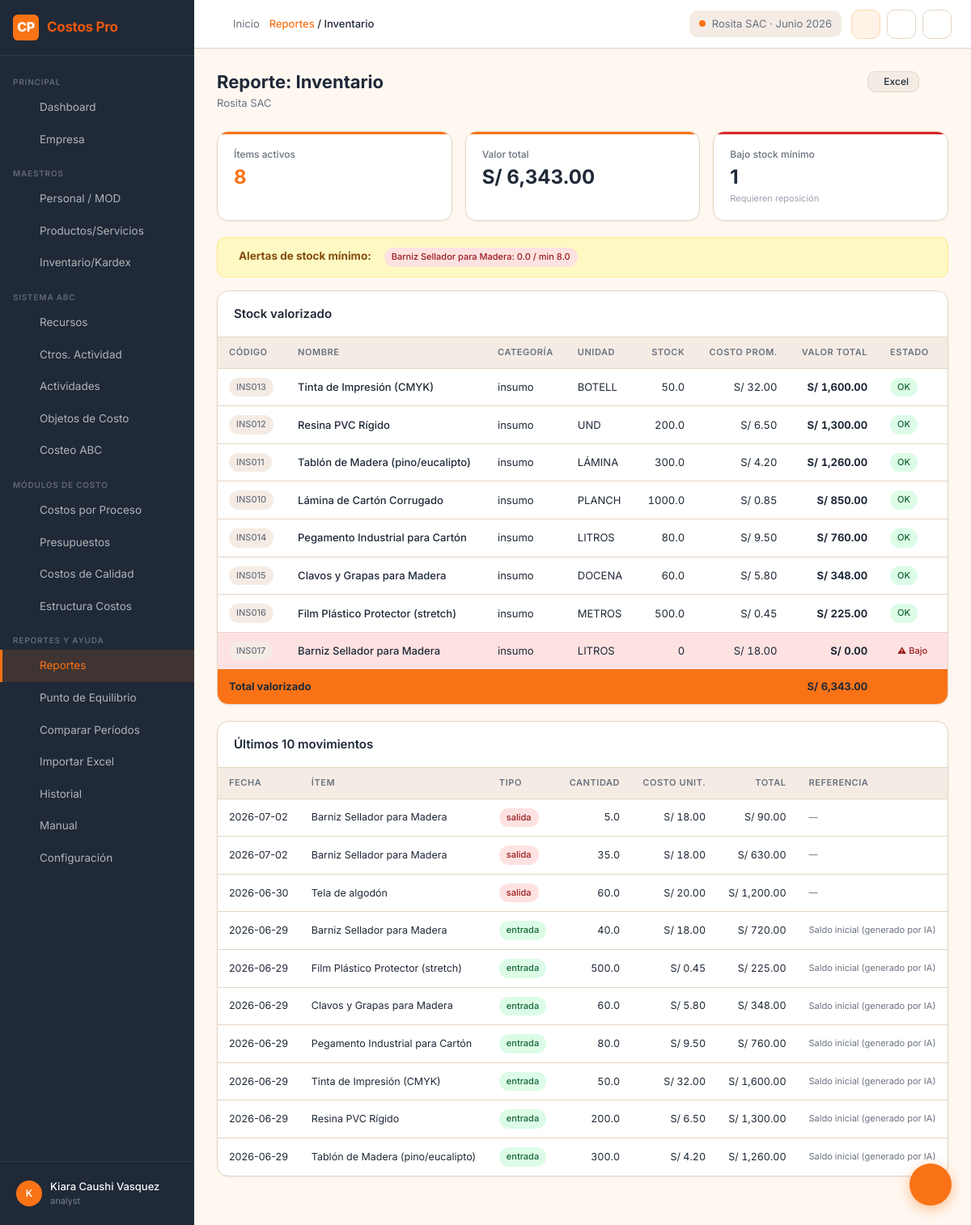
/reports/inventory (signed in), run on the app's committed database.
### tables this page shows
CREATE TABLE inventory_items (
    id INTEGER PRIMARY KEY AUTOINCREMENT,
    company_id INTEGER NOT NULL,
    product_id INTEGER,          -- FK a products_services si es un producto
    code TEXT NOT NULL,
    name TEXT NOT NULL,
    category TEXT DEFAULT 'insumo', -- insumo | producto | semielaborado | activo
    unit_id INTEGER,
    current_stock REAL DEFAULT 0,
    min_stock REAL DEFAULT 0,
    max_stock REAL DEFAULT 0,
    average_cost REAL DEFAULT 0,
    last_purchase_cost REAL DEFAULT 0,
    valuation_method TEXT DEFAULT 'promedio', -- promedio | peps
    safety_stock REAL DEFAULT 0,
    is_active INTEGER DEFAULT 1,
    created_at DATETIME DEFAULT CURRENT_TIMESTAMP,
    updated_at DATETIME DEFAULT CURRENT_TIMESTAMP,
    UNIQUE(company_id, code),
    FOREIGN KEY (company_id) REFERENCES companies(id) ON DELETE CASCADE,
    FOREIGN KEY (product_id) REFERENCES products_services(id),
    FOREIGN KEY (unit_id) REFERENCES units_of_measure(id)
);

CREATE TABLE units_of_measure (
    id INTEGER PRIMARY KEY AUTOINCREMENT,
    company_id INTEGER NOT NULL,
    code TEXT NOT NULL,
    name TEXT NOT NULL,
    category TEXT,               -- peso | volumen | longitud | tiempo | unidad | otro
    created_at DATETIME DEFAULT CURRENT_TIMESTAMP,
    UNIQUE(company_id, code),
    FOREIGN KEY (company_id) REFERENCES companies(id) ON DELETE CASCADE
);

CREATE TABLE kardex_movements (
    id INTEGER PRIMARY KEY AUTOINCREMENT,
    inventory_item_id INTEGER NOT NULL,
    movement_date DATE NOT NULL,
    movement_type TEXT NOT NULL,  -- entrada | salida | devolucion | ajuste
    quantity REAL NOT NULL,
    unit_cost REAL NOT NULL,
    total_cost REAL NOT NULL,
    stock_after REAL,
    average_cost_after REAL,
    reference TEXT,
    document_type TEXT,           -- OC | OP | guia | factura | ajuste
    document_number TEXT,
    notes TEXT,
    created_at DATETIME DEFAULT CURRENT_TIMESTAMP,
    FOREIGN KEY (inventory_item_id) REFERENCES inventory_items(id) ON DELETE CASCADE
);

### routes/reports.py (the view)
@reports_bp.route('/reports/inventory')
@login_required
@company_required
def inventory():
    company_id = session['company_id']
    data       = get_inventory_report(company_id)
    return render_template('reports/inventory.html', data=data)

### models/database.py (called while the page is built)
def get_db():
    if 'db' not in g:
        g.db = sqlite3.connect(
            current_app.config.get('DATABASE', DATABASE),
            detect_types=sqlite3.PARSE_DECLTYPES
        )
        g.db.row_factory = sqlite3.Row
        g.db.execute("PRAGMA foreign_keys = ON")
    return g.db

def query_db(query, args=(), one=False):
    cur = get_db().execute(query, args)
    rv = cur.fetchall()
    cur.close()
    return (rv[0] if rv else None) if one else rv

### routes/dashboard.py (called while the page is built)
def login_required(f):
    @wraps(f)
    def decorated(*args, **kwargs):
        if 'user_id' not in session:
            return redirect(url_for('auth.login'))
        return f(*args, **kwargs)
    return decorated

def company_required(f):
    @wraps(f)
    def decorated(*args, **kwargs):
        if 'company_id' not in session:
            return redirect(url_for('companies.select'))
        return f(*args, **kwargs)
    return decorated

### services/report_service.py (called while the page is built)
def _safe(v):
    return float(v) if v else 0.0

### templates/reports/inventory.html (shortened to what this page needs)
{% extends 'base.html' %}
{% block breadcrumb %}<a href="{{ url_for('reports.index') }}">Reportes</a> / Inventario{% endblock %}
{% block content %}
<div class="page-header">
  <div><h1 class="page-title">Reporte: Inventario</h1><p class="page-subtitle">{{ current_company }}</p></div>
  <div class="page-actions">
    <a href="{{ url_for('reports.export_excel', report_type='inventory') }}" class="btn btn-secondary btn-sm"> Excel</a>
    <a href="{{ url_for('reports.index') }}" class="btn btn-ghost btn-sm"></a>
  </div>
</div>
<div class="kpi-grid" style="margin-bottom:20px">
  <div class="kpi-card"><div class="kpi-label">Ítems activos</div><div class="kpi-value orange">{{ data.item_list|length }}</div></div>
  <div class="kpi-card"><div class="kpi-label">Valor total</div><div class="kpi-value">{{ data.total_valor | currency }}</div></div>
  <div class="kpi-card {{ 'danger' if data.bajo_minimo else 'success' }}">
    <div class="kpi-label">Bajo stock mínimo</div>
    <div class="kpi-value">{{ data.bajo_minimo|length }}</div>
    <div class="kpi-sub">{{ 'Requieren reposición' if data.bajo_minimo else 'Todos en nivel OK' }}</div>
  </div>
</div>
{% if data.bajo_minimo %}
<div class="alert alert-warning mb-2" style="margin-bottom:16px">
  <strong>Alertas de stock mínimo:</strong>
  {% for i in data.bajo_minimo %}
  <span class="badge badge-danger" style="margin-left:6px">{{ i.name }}: {{ i.current_stock }} / min {{ i.safety_stock }}</span>
  {% endfor %}
</div>
{% endif %}
<div class="card mb-2" style="margin-bottom:20px">
  <div class="card-header"><span class="card-title"> Stock valorizado</span></div>
  <div class="table-wrap">
    <table class="table" style="font-size:13px">
      <thead><tr><th>Código</th><th>Nombre</th><th>Categoría</th><th>Unidad</th><th class="number">Stock</th><th class="number">Costo prom.</th><th class="number">Valor total</th><th>Estado</th></tr></thead>
      <tbody>
        {% for i in data.item_list %}
        {% set bajo = i.safety_stock and (i.current_stock or 0) < (i.safety_stock or 0) %}
        <tr style="{{ 'background:var(--danger-bg)' if bajo else '' }}">
          <td><span class="badge badge-neutral">{{ i.code }}</span></td>
          <td style="font-weight:500">{{ i.name }}</td>
          <td>{{ i.category }}</td>
          <td>{{ i.unit_code or '—' }}</td>
          <td class="number">{{ i.current_stock or 0 }}</td>
          <td class="number">{{ (i.average_cost or 0) | currency }}</td>
          <td class="number"><strong>{{ (i.valor_total or 0) | currency }}</strong></td>
          <td><span class="badge {{ 'badge-danger' if bajo else 'badge-success' }}">{{ '⚠ Bajo' if bajo else 'OK' }}</span></td>
        </tr>
        {% endfor %}
      </tbody>
      <tfoot>
        <tr style="background:var(--primary);color:#fff;font-weight:700">
          <td colspan="6">Total valorizado</td>
          <td class="number">{{ data.total_valor | currency }}</td>
          <td></td>
        </tr>
      </tfoot>
    </table>
  </div>
</div>
{% if data.movimientos_recientes %}
<div class="card">
  <div class="card-header"><span class="card-title"> Últimos 10 movimientos</span></div>
  <div class="table-wrap">
    <table class="table" style="font-size:12.5px">
      <thead><tr><th>Fecha</th><th>Ítem</th><th>Tipo</th><th class="number">Cantidad</th><th class="number">Costo unit.</th><th class="number">Total</th><th>Referencia</th></tr></thead>
      <tbody>
        {% for m in data.movimientos_recientes %}
        <tr>
          <td>{{ m.movement_date }}</td>
          <td>{{ m.item_name }}</td>
          <td><span class="badge {{ 'badge-success' if m.movement_type=='entrada' else 'badge-danger' if m.movement_type=='salida' else 'badge-neutral' }}">{{ m.movement_type }}</span></td>
          <td class="number">{{ m.quantity }}</td>
          <td class="number">{{ m.unit_cost | currency }}</td>
          <td class="number">{{ m.total_cost | currency }}</td>
          <td style="font-size:11px;color:var(--text-secondary)">{{ m.reference or '—' }}</td>
        </tr>
        {% endfor %}
      </tbody>
    </table>
  </div>
</div>
{% endif %}
{% endblock %}

### data on the page
inventory_items: name "Barniz Sellador para Madera", current_stock "0.0", safety_stock "8.0", code "INS017", category "insumo", code "LITROS", current_stock "0", average_cost "S/ 18.00", valor_total "S/ 0.00", value "⚠ Bajo"
inventory_items: code "INS013", name "Tinta de Impresión (CMYK)", category "insumo", code "BOTELL", current_stock "50.0", average_cost "S/ 32.00", valor_total "S/ 1,600.00", value "OK"
inventory_items: code "INS012", name "Resina PVC Rígido", category "insumo", code "UND", current_stock "200.0", average_cost "S/ 6.50", valor_total "S/ 1,300.00", value "OK"
inventory_items: code "INS011", name "Tablón de Madera (pino/eucalipto)", category "insumo", code "LÁMINA", current_stock "300.0", average_cost "S/ 4.20", valor_total "S/ 1,260.00", value "OK"
inventory_items: code "INS010", name "Lámina de Cartón Corrugado", category "insumo", code "PLANCH", current_stock "1000.0", average_cost "S/ 0.85", valor_total "S/ 850.00", value "OK"
inventory_items: code "INS014", name "Pegamento Industrial para Cartón", category "insumo", code "LITROS", current_stock "80.0", average_cost "S/ 9.50", valor_total "S/ 760.00", value "OK"
inventory_items: code "INS015", name "Clavos y Grapas para Madera", category "insumo", code "DOCENA", current_stock "60.0", average_cost "S/ 5.80", valor_total "S/ 348.00", value "OK"
inventory_items: code "INS016", name "Film Plástico Protector (stretch)", category "insumo", code "METROS", current_stock "500.0", average_cost "S/ 0.45", valor_total "S/ 225.00", value "OK"
kardex_movements: movement_date "2026-07-02", item_name "Barniz Sellador para Madera", movement_type "salida", quantity "5.0", unit_cost "S/ 18.00", total_cost "S/ 90.00", reference "—"
kardex_movements: movement_date "2026-07-02", item_name "Barniz Sellador para Madera", movement_type "salida", quantity "35.0", unit_cost "S/ 18.00", total_cost "S/ 630.00", reference "—"
kardex_movements: movement_date "2026-06-30", item_name "Tela de algodón", movement_type "salida", quantity "60.0", unit_cost "S/ 20.00", total_cost "S/ 1,200.00", reference "—"
kardex_movements: movement_date "2026-06-29", item_name "Barniz Sellador para Madera", movement_type "entrada", quantity "40.0", unit_cost "S/ 18.00", total_cost "S/ 720.00", reference "Saldo inicial (generado por IA)"
kardex_movements: movement_date "2026-06-29", item_name "Film Plástico Protector (stretch)", movement_type "entrada", quantity "500.0", unit_cost "S/ 0.45", total_cost "S/ 225.00", reference "Saldo inicial (generado por IA)"
kardex_movements: movement_date "2026-06-29", item_name "Clavos y Grapas para Madera", movement_type "entrada", quantity "60.0", unit_cost "S/ 5.80", total_cost "S/ 348.00", reference "Saldo inicial (generado por IA)"
kardex_movements: movement_date "2026-06-29", item_name "Pegamento Industrial para Cartón", movement_type "entrada", quantity "80.0", unit_cost "S/ 9.50", total_cost "S/ 760.00", reference "Saldo inicial (generado por IA)"
kardex_movements: movement_date "2026-06-29", item_name "Tinta de Impresión (CMYK)", movement_type "entrada", quantity "50.0", unit_cost "S/ 32.00", total_cost "S/ 1,600.00", reference "Saldo inicial (generado por IA)"
kardex_movements: movement_date "2026-06-29", item_name "Resina PVC Rígido", movement_type "entrada", quantity "200.0", unit_cost "S/ 6.50", total_cost "S/ 1,300.00", reference "Saldo inicial (generado por IA)"
kardex_movements: movement_date "2026-06-29", item_name "Tablón de Madera (pino/eucalipto)", movement_type "entrada", quantity "300.0", unit_cost "S/ 4.20", total_cost "S/ 1,260.00", reference "Saldo inicial (generado por IA)"

### other printed values
{{ (current_user_name or 'U')[0].upper() }} "K"
{{ current_user_name or 'Usuario' }} "Kiara Caushi Vasquez"
{{ current_user_role or 'analista' }} "analyst"
{{ current_company }} "Rosita SAC"
{{ current_period }} "Junio 2026"
{{ data.item_list|length }} "8"
{{ data.total_valor | currency }} "S/ 6,343.00"
{{ data.bajo_minimo|length }} "1"
{{ 'Requieren reposición' if data.bajo_minimo else 'Todos en nivel OK' }} "Requieren reposición"
